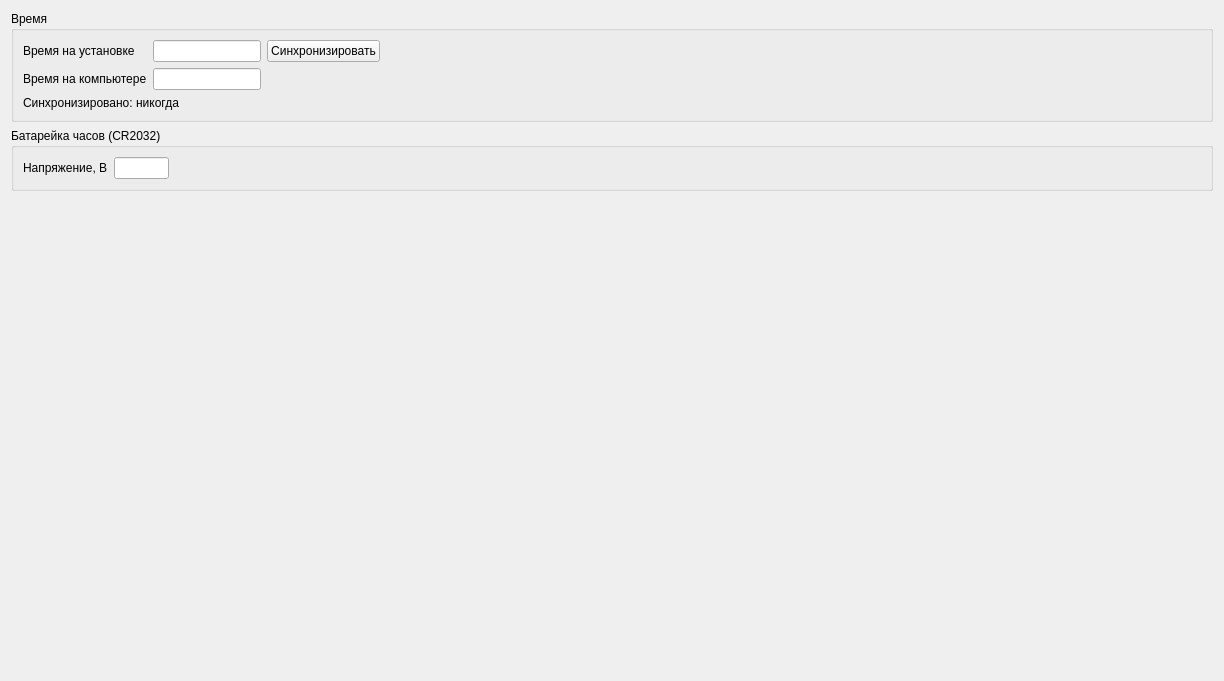
        <widget class="QWidget" name="statePage">
         <layout class="QVBoxLayout" name="verticalLayout_40">
          <item>
           <widget class="QGroupBox" name="timeGgroupBox">
            <property name="title">
             <string>Время</string>
            </property>
            <layout class="QVBoxLayout" name="verticalLayout_39">
             <item>
              <layout class="QGridLayout" name="gridLayout_3">
               <item row="0" column="0">
                <widget class="QLabel" name="deviceTimeLabel">
                 <property name="text">
                  <string>Время на установке</string>
                 </property>
                </widget>
               </item>
               <item row="1" column="0">
                <widget class="QLabel" name="pcTimeLabel">
                 <property name="text">
                  <string>Время на компьютере</string>
                 </property>
                </widget>
               </item>
               <item row="1" column="1">
                <widget class="QLineEdit" name="pcTimeLineEdit">
                 <property name="sizePolicy">
                  <sizepolicy hsizetype="Preferred" vsizetype="Fixed">
                   <horstretch>0</horstretch>
                   <verstretch>0</verstretch>
                  </sizepolicy>
                 </property>
                </widget>
               </item>
               <item row="0" column="1">
                <widget class="QLineEdit" name="deviceTimeLineEdit">
                 <property name="sizePolicy">
                  <sizepolicy hsizetype="Preferred" vsizetype="Fixed">
                   <horstretch>0</horstretch>
                   <verstretch>0</verstretch>
                  </sizepolicy>
                 </property>
                </widget>
               </item>
               <item row="0" column="2">
                <widget class="QPushButton" name="syncTimePushButton">
                 <property name="text">
                  <string>Синхронизировать</string>
                 </property>
                </widget>
               </item>
               <item row="0" column="3">
                <spacer name="horizontalSpacer_10">
                 <property name="orientation">
                  <enum>Qt::Horizontal</enum>
                 </property>
                 <property name="sizeHint" stdset="0">
                  <size>
                   <width>40</width>
                   <height>20</height>
                  </size>
                 </property>
                </spacer>
               </item>
              </layout>
             </item>
             <item>
              <widget class="QLabel" name="lastSyncTimeLabel">
               <property name="text">
                <string>Синхронизировано: никогда</string>
               </property>
              </widget>
             </item>
            </layout>
           </widget>
          </item>
          <item>
           <widget class="QGroupBox" name="batteryGgroupBox">
            <property name="title">
             <string>Батарейка часов (CR2032)</string>
            </property>
            <layout class="QHBoxLayout" name="horizontalLayout_11">
             <item>
              <widget class="QLabel" name="batteryValueLabel">
               <property name="text">
                <string>Напряжение, В</string>
               </property>
              </widget>
             </item>
             <item>
              <widget class="QLineEdit" name="batteryValueLineEdit">
               <property name="maximumSize">
                <size>
                 <width>55</width>
                 <height>16777215</height>
                </size>
               </property>
               <property name="cursorPosition">
                <number>0</number>
               </property>
               <property name="readOnly">
                <bool>true</bool>
               </property>
              </widget>
             </item>
             <item>
              <spacer name="horizontalSpacer_9">
               <property name="orientation">
                <enum>Qt::Horizontal</enum>
               </property>
               <property name="sizeHint" stdset="0">
                <size>
                 <width>1032</width>
                 <height>20</height>
                </size>
               </property>
              </spacer>
             </item>
            </layout>
           </widget>
          </item>
          <item>
           <spacer name="verticalSpacer_10">
            <property name="orientation">
             <enum>Qt::Vertical</enum>
            </property>
            <property name="sizeHint" stdset="0">
             <size>
              <width>20</width>
              <height>479</height>
             </size>
            </property>
           </spacer>
          </item>
         </layout>
        </widget>
